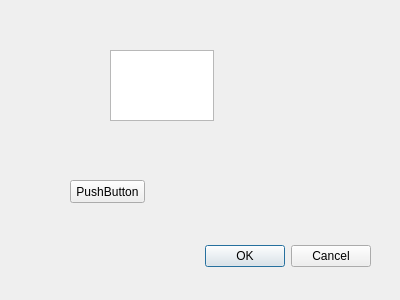
<?xml version="1.0" encoding="UTF-8"?>
<ui version="4.0">
 <class>Dialog</class>
 <widget class="QDialog" name="Dialog">
  <property name="geometry">
   <rect>
    <x>0</x>
    <y>0</y>
    <width>400</width>
    <height>300</height>
   </rect>
  </property>
  <property name="windowTitle">
   <string>Dialog</string>
  </property>
  <widget class="QDialogButtonBox" name="buttonBox">
   <property name="geometry">
    <rect>
     <x>30</x>
     <y>240</y>
     <width>341</width>
     <height>32</height>
    </rect>
   </property>
   <property name="orientation">
    <enum>Qt::Horizontal</enum>
   </property>
   <property name="standardButtons">
    <set>QDialogButtonBox::Cancel|QDialogButtonBox::Ok</set>
   </property>
  </widget>
  <widget class="QTextEdit" name="textEdit">
   <property name="geometry">
    <rect>
     <x>110</x>
     <y>50</y>
     <width>104</width>
     <height>71</height>
    </rect>
   </property>
  </widget>
  <widget class="QPushButton" name="pushButton">
   <property name="geometry">
    <rect>
     <x>70</x>
     <y>180</y>
     <width>75</width>
     <height>23</height>
    </rect>
   </property>
   <property name="text">
    <string>PushButton</string>
   </property>
  </widget>
 </widget>
 <resources/>
 <connections>
  <connection>
   <sender>buttonBox</sender>
   <signal>accepted()</signal>
   <receiver>Dialog</receiver>
   <slot>accept()</slot>
   <hints>
    <hint type="sourcelabel">
     <x>248</x>
     <y>254</y>
    </hint>
    <hint type="destinationlabel">
     <x>157</x>
     <y>274</y>
    </hint>
   </hints>
  </connection>
  <connection>
   <sender>buttonBox</sender>
   <signal>rejected()</signal>
   <receiver>Dialog</receiver>
   <slot>reject()</slot>
   <hints>
    <hint type="sourcelabel">
     <x>316</x>
     <y>260</y>
    </hint>
    <hint type="destinationlabel">
     <x>286</x>
     <y>274</y>
    </hint>
   </hints>
  </connection>
 </connections>
</ui>
